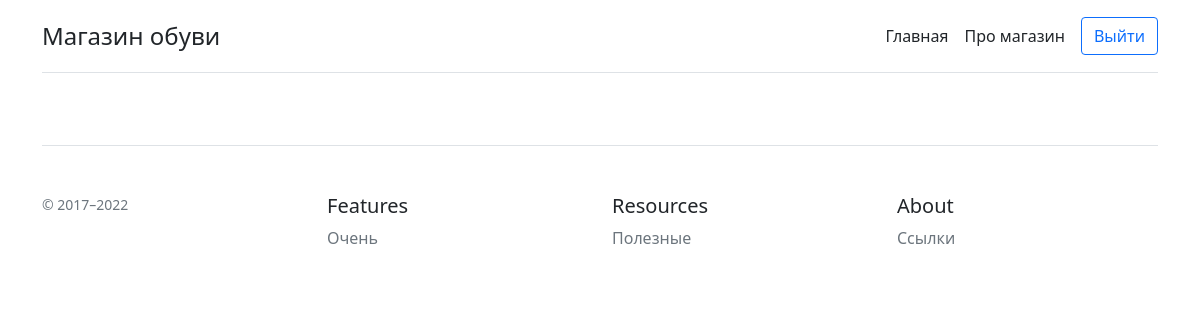
Before: / with the older database file.
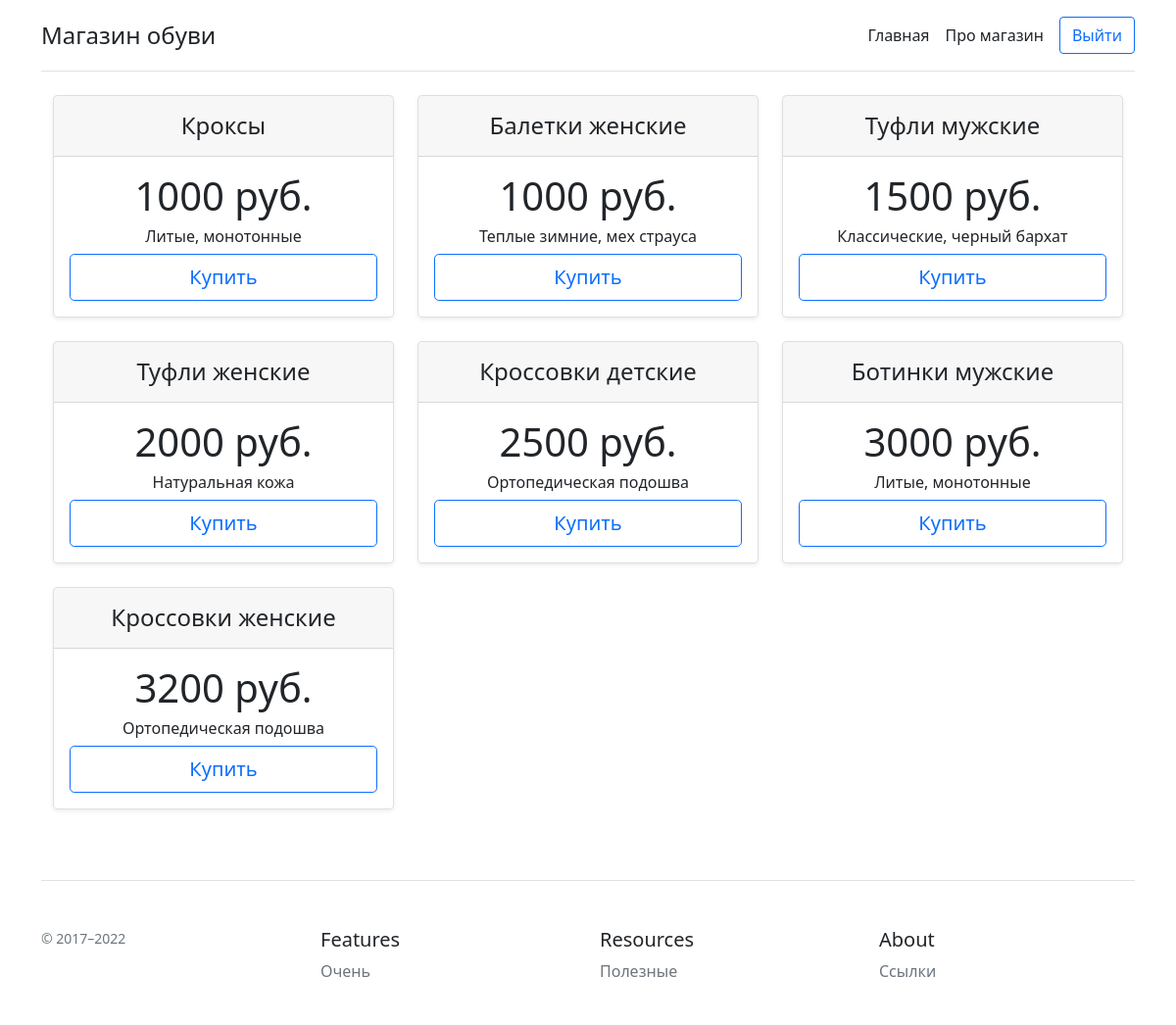
After: the same page with the newer database file.
### main.py (models this page shows, shortened)
class Shoes(db.Model):
    id = db.Column(db.Integer, primary_key=True)
    title = db.Column(db.String(100), nullable=False)
    price = db.Column(db.Integer, nullable=False)
    isActived = db.Column(db.Boolean, default=True)
    descript = db.Column(db.Text, nullable=False)

### main.py (the view)
@app.route('/')
def index():
    shoes = Shoes.query.order_by(Shoes.price).all()
    return render_template('index.html', data=shoes)

### main.py (called while the page is built)
@app.after_request
def redirect_to_signin(response):
    if response.status_code == 401:
        return redirect(url_for('login_page') + '?next=' + request.url)
    return response

### templates/index.html (shortened to what this page needs)
{% extends 'base.html' %}
{% block body %}
  <main>
    <div class="container">
      <div class="row row-cols-1 row-cols-md-3 mb-3 text-center">
      {% for sh in data %}
        <div class="col">
          <div class="card mb-4 rounded-3 shadow-sm">
            <div class="card-header py-3">
              <h4 class="my-0 fw-normal">{{sh.title}}</h4>
            </div>
            <div class="card-body">
              <h1 class="card-title pricing-card-title">{{sh.price}} руб.</h1>
              <h6>{{sh.descript}}</h6>
              <a href="#" class="w-100 btn btn-lg btn-outline-primary">Купить</a>
            </div>
          </div>
        </div>
      {% endfor %}
      </div>
    </div>
  </main>
{% endblock %}

### templates/base.html (shortened to what this page needs)
<!DOCTYPE html>
<html lang="en">
<head>
    <link rel="stylesheet" href="https://cdn.jsdelivr.net/npm/bootstrap@5.1.3/dist/css/bootstrap.min.css">
</head>
<body>
<div class="container py-3">
  <header>
    <div class="d-flex flex-column flex-md-row align-items-center pb-3 mb-4 border-bottom">
      <a href="/" class="d-flex align-items-center text-dark text-decoration-none">
        <span class="fs-4">Магазин обуви</span>
      </a>
      <nav class="d-inline-flex mt-2 mt-md-0 ms-md-auto">
        <a class="me-3 py-2 text-dark text-decoration-none" href="/">Главная</a>
        <a class="me-3 py-2 text-dark text-decoration-none" href="/about">Про магазин</a>
      </nav>
      <a class = "btn btn-outline-primary" href = "/logout">Выйти</a>
    </div>
  </header>
{% block body %}{% endblock %}
  <footer class="pt-4 my-md-5 pt-md-5 border-top">
    <div class="row">
      <div class="col-12 col-md">
        <small class="d-block mb-3 text-muted">© 2017–2022</small>
      </div>
      <div class="col-6 col-md">
        <h5>Features</h5>
        <ul class="list-unstyled text-small">
          <li class="mb-1"><a class="link-secondary text-decoration-none" href="#">Очень</a></li>
        </ul>
      </div>
      <div class="col-6 col-md">
        <h5>Resources</h5>
        <ul class="list-unstyled text-small">
          <li class="mb-1"><a class="link-secondary text-decoration-none" href="#">Полезные</a></li>
        </ul>
      </div>
      <div class="col-6 col-md">
        <h5>About</h5>
        <ul class="list-unstyled text-small">
          <li class="mb-1"><a class="link-secondary text-decoration-none" href="#">Ссылки</a></li>
        </ul>
      </div>
    </div>
  </footer>
</div>
</body>
</html>

Changed rows visible on the page:
added Shoes: title "Кроксы", price "1000", descript "Литые, монотонные"
added Shoes: title "Балетки женские", price "1000", descript "Теплые зимние, мех страуса"
added Shoes: title "Туфли мужские", price "1500", descript "Классические, черный бархат"
added Shoes: title "Туфли женские", price "2000", descript "Натуральная кожа"
added Shoes: title "Кроссовки детские", price "2500", descript "Ортопедическая подошва"
added Shoes: title "Ботинки мужские", price "3000", descript "Литые, монотонные"
added Shoes: title "Кроссовки женские", price "3200", descript "Ортопедическая подошва"
